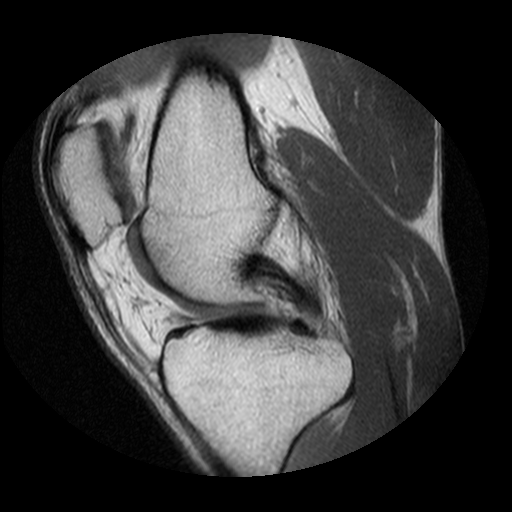
#> input picture images/knee1.bmp, 512 x 512 px, found by its file name
$ jupyter execute ImageStitching_SIFT.ipynb   (shell and % lines are left out)
#> lines starting #> are read from the running program, lines starting #| are printed output that depends on the picture; after the words box and inside, x2 and y2 are one past the last pixel; in counts of white or black regions, pixels touching at a corner belong together
[cell 1]
# Code source: https://github.com/scikit-image/skimage-demos/tree/master/pano
from skimage import io
import matplotlib.pyplot as plt
import numpy as np
# Only Opencv with version 3.4 support the SIFT fuction
from google.colab import drive
from google.colab.patches import cv2_imshow
import cv2
drive.mount('/content/drive')

[cell 2]
I0 = cv2.imread("/content/drive/My Drive/MM803/Assignment2/knee1.bmp")
#> I0 is the input picture: shape (512, 512, 3); min 0, max 255, mean 60.9
pano0 = cv2.cvtColor(I0,cv2.COLOR_BGR2GRAY)
I1 = cv2.imread("/content/drive/My Drive/MM803/Assignment2/knee2.bmp")
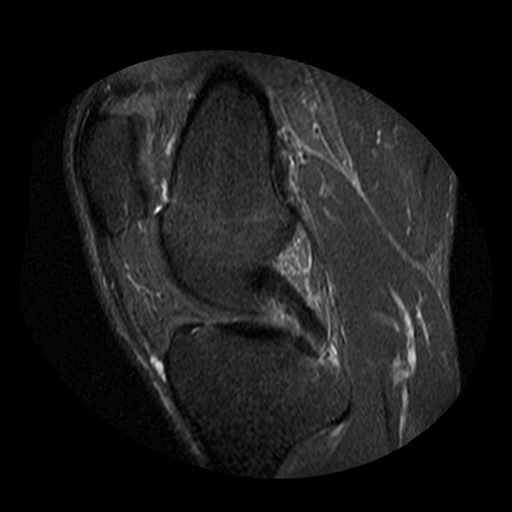
#> input picture images/knee2.bmp, 512 x 512 px, found by its file name
#> I1 is the input picture: shape (512, 512, 3); min 0, max 255, mean 25.6
pano1 = cv2.cvtColor(I1,cv2.COLOR_BGR2GRAY)

fig=plt.figure()
plt.subplot(121)
plt.imshow(I0,cmap="gray")
plt.title("Image 0")
plt.subplot(122)
plt.imshow(I1,cmap="gray")
plt.title("Image 1")
plt.show()

[cell 3]
# Using Scale Invariant Feature Transform (SIFT) to distinctive image features
sift = cv2.SIFT_create(400)

# Detect keypoints in pano0 using OpenCV sift detect function
kp0, descriptors0 = sift.detectAndCompute(pano0,None)
#> kp0 = 400 keypoints; strongest (x, y, size): (284, 85, 51.1), (249, 400, 87.6), (177, 333, 8.9), (196, 194, 169.1)

# Detect keypoints in pano1 using OpenCV sift detect function
kp1, descriptors1 = sift.detectAndCompute(pano1,None)
#> kp1 = 400 keypoints; strongest (x, y, size): (158, 209, 3.5), (159, 366, 6.3), (419, 315, 3.5), (412, 357, 6.7)

fig=plt.figure()
plt.subplot(121)
plt.imshow(cv2.drawKeypoints(pano0,kp0,None),cmap="gray")
plt.title("Image 0 keypoints")
plt.subplot(122)
plt.imshow(cv2.drawKeypoints(pano1,kp1,None),cmap="gray")
plt.title("Image 1 keypoints")
plt.show()
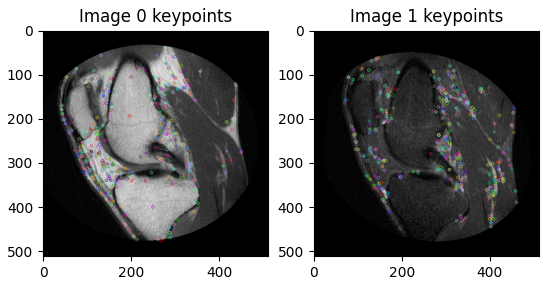
#> figure drawn by matplotlib, 2 panels

[cell 4]
from skimage.feature import match_descriptors

# Match descriptors between images
matches01 = match_descriptors(descriptors0, descriptors1, cross_check=True)
#> matches01 = 95 pairs, first value 10 to 399, second value 2 to 394

[cell 5]
# Restore the openCV style keypoints into a 2d array type keypoints
keypoints0 = []
a = 0
for i in kp0:
    keypoints0.append(list(kp0[a].pt)[::-1])
    a += 1
#> this loop made 400 passes
#> i on passes 1 to 3: keypoint at (253.2, 193.2), size 16.4, keypoint at (253.6, 265.6), size 22.4, keypoint at (253.6, 265.6), size 22.4
#> after the loop, a = 400; keypoints0 = 400 pairs, first value 39.22 to 476.8, second value 40.69 to 448.7

keypoints0 = np.array(keypoints0)

keypoints1 = []
b = 0
for j in kp1:
    keypoints1.append(list(kp1[b].pt)[::-1])
    b += 1
#> this loop made 400 passes
#> j on passes 1 to 3: keypoint at (458.2, 389.9), size 2.9, keypoint at (456.2, 364.5), size 2.8, keypoint at (452.5, 175.9), size 5.2
#> after the loop, b = 400; keypoints1 = 400 pairs, first value 62.13 to 445, second value 69.72 to 458.2

keypoints1 = np.array(keypoints1)

[cell 6]
from skimage.feature import plot_matches
fig, ax = plt.subplots(1, 1, figsize=(15, 12))

# Best match subset for pano0 -> pano1
plot_matches(ax, I0, I1, keypoints0, keypoints1, matches01)
#> (this line was passed over: skimage is not available in this run)
ax.axis('off')

[cell 7]
from skimage.transform import ProjectiveTransform
from skimage.measure import ransac

# Select keypoints from
#   * source (image to be registered): pano1
#   * target (reference image): pano0
src = keypoints1[matches01[:, 1]][:, ::-1]
#> src = 95 pairs, first value 69.72 to 452.5, second value 63.6 to 422.4
dst = keypoints0[matches01[:, 0]][:, ::-1]
#> dst = 95 pairs, first value 43.25 to 448.7, second value 56.36 to 476.8

# Decided the best parameter for this case with residual_threshold=5, and max_trials=1500
model_robust01, inliers01 = ransac((src, dst), ProjectiveTransform,
                                   min_samples=4, residual_threshold=5, max_trials=1500)

[cell 8]
print(model_robust01)
#| <ProjectiveTransform(matrix=
#|     [[ 9.65822376e-01,  1.03743072e-01, -4.08277498e+01],
#|      [-2.22401385e-01,  1.01255914e+00,  3.56091384e+01],
#|      [-1.52270996e-04,  5.03199672e-05,  1.00000000e+00]])>

[cell 9]
fig, ax = plt.subplots(1, 1, figsize=(15, 12))

# Best match subset for pano0 -> pano1
plot_matches(ax, I0, I1, keypoints0, keypoints1, matches01[inliers01])
#> (this line was passed over: skimage is not available in this run)

ax.axis('off')

[cell 10]
from skimage.transform import SimilarityTransform

# Shape registration target
r, c = pano0.shape[:2]
#> r = 512; c = 512

# Note that transformations take coordinates in (x, y) format,
# not (row, column), in order to be consistent with most literature
corners = np.array([[0, 0],
                    [0, r],
                    [c, 0],
                    [c, r]])
#> corners = [[0, 0], [0, 512], [512, 0], [512, 512]]

# Warp the image corners to their new positions
warped_corners01 = model_robust01(corners)
#> warped_corners01 = [[-40.83, 35.61], [11.98, 540.1], [492, -84.88], [534.7, 464.4]]

# Find the extents of both the reference image and the warped
# target image
all_corners = np.vstack((warped_corners01, corners))
#> all_corners = [[-40.83, 35.61], [11.98, 540.1], [492, -84.88], [534.7, 464.4], [0, 0], [0, 512], [512, 0], [512, 512]]

# The overally output shape will be max - min
corner_min = np.min(all_corners, axis=0)
#> corner_min = [-40.83, -84.88]
corner_max = np.max(all_corners, axis=0)
#> corner_max = [534.7, 540.1]
output_shape = (corner_max - corner_min)
#> output_shape = [575.5, 625]

# Ensure integer shape with np.ceil and dtype conversion
output_shape = np.ceil(output_shape[::-1]).astype(int)
#> output_shape = [626, 576]

[cell 11]
print(output_shape)
#| [626 576]

[cell 12]
from skimage.transform import warp

# This in-plane offset is the only necessary transformation for the middle image
offset1 = SimilarityTransform(translation= -corner_min)


# Warp pano1 to pano0 using 3rd order interpolation
transform01 = (model_robust01 + offset1).inverse
I1_warped = warp(I1, transform01, order=3,
                    output_shape=output_shape, cval=-1)

I1_mask = (I1_warped != -1)  # Mask == 1 inside image
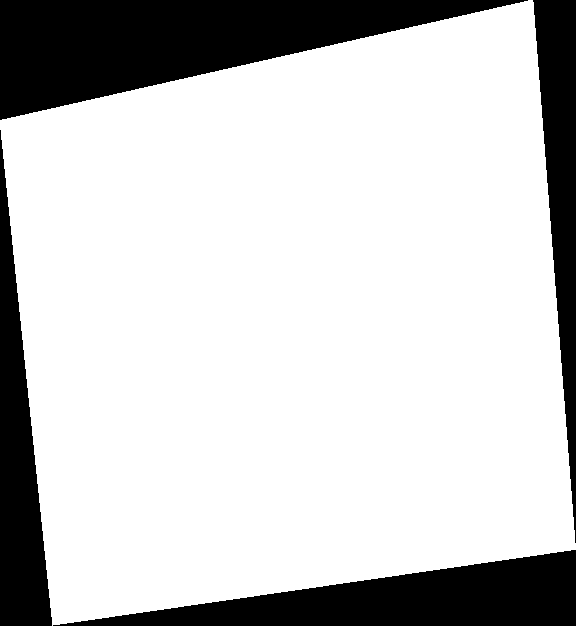
#> I1_mask: shape (626, 576, 3) bool; 78.7% white; 4 black regions, box (x1, y1, x2, y2) and area: (0, 0, 528, 120) 31852, (53, 550, 576, 626) 20048, (0, 130, 52, 626) 13111, (533, 0, 576, 543) 11724
I1_warped[~I1_mask] = 0      # Return background values to 0
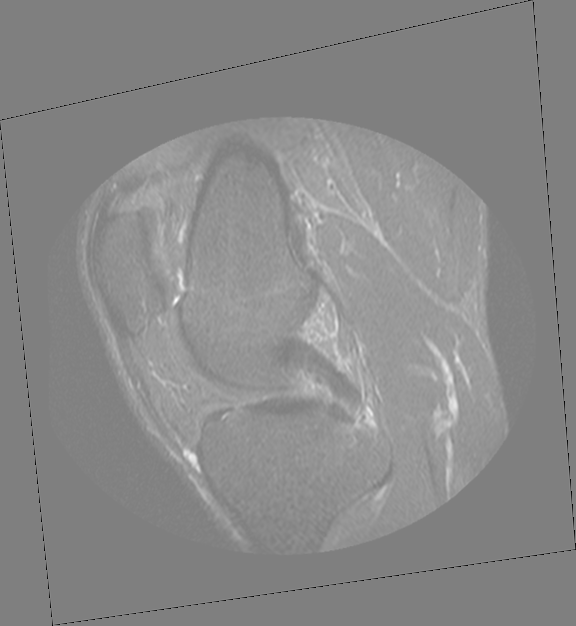
#> I1_warped: shape (626, 576, 3) float64; min -1, max 0.998, mean 0.0766; drawn with min black and max white


# Translate pano0 into place
I0_warped = warp(I0, offset1.inverse, order=3,
                    output_shape=output_shape, cval=-1)
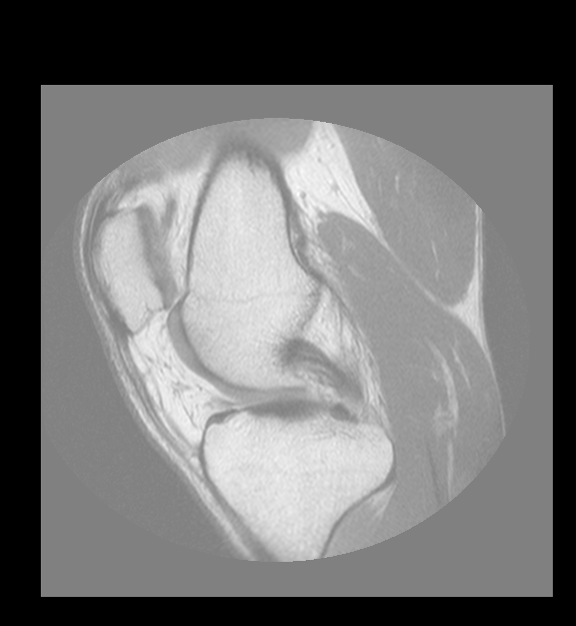
#> I0_warped: shape (626, 576, 3) float64; min -1, max 0.983, mean -0.0991; drawn with min black and max white

I0_mask = (I0_warped != -1)  # Mask == 1 inside image
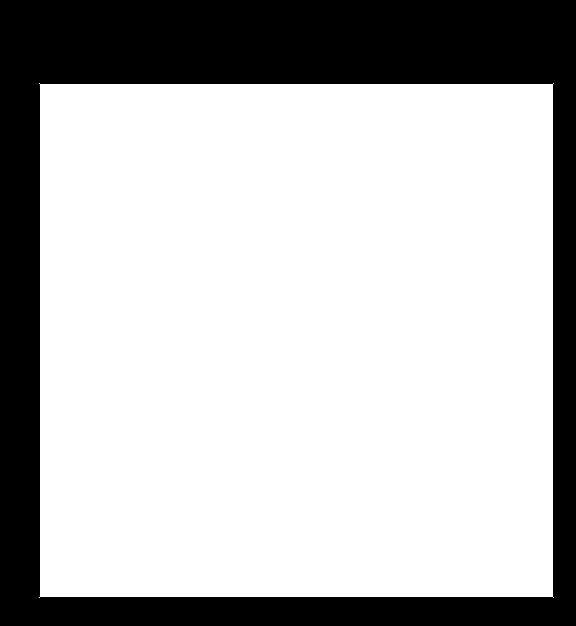
#> I0_mask: shape (626, 576, 3) bool; 73% white; 1 black region, box (x1, y1, x2, y2) and area: (0, 0, 576, 626) 97403
I0_warped[~I0_mask] = 0      # Return background values to 0

[cell 13]
print(I1_warped.shape)
#| (626, 576, 3)

[cell 14]
fig=plt.figure()
plt.subplot(121)
plt.imshow(I0,cmap="gray")
plt.title("Original Image 0")
plt.subplot(122)
plt.imshow(I1,cmap="gray")
plt.title("Original Image 1")
plt.show()

fig=plt.figure()
plt.subplot(121)
plt.imshow(I0_warped,cmap="gray")
plt.title("Warped Image 0")
plt.subplot(122)
plt.imshow(I1_warped,cmap="gray")
plt.title("Warped Image 1")
plt.show()
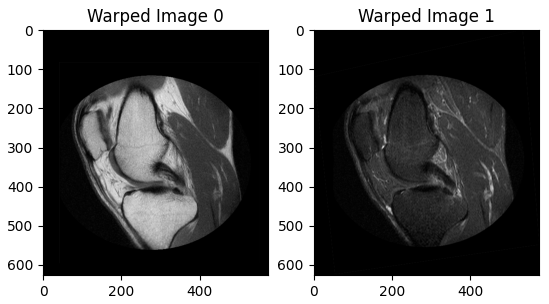
#> figure drawn by matplotlib, 2 panels

[cell 15]
# Add the images together. This could create dtype overflows!
# We know they are are floating point images after warping, so it's OK.
merged = (I0_warped + I1_warped)
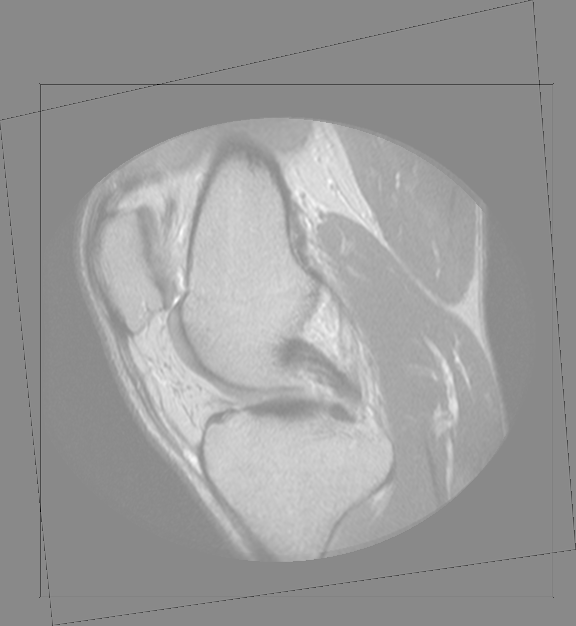
#> merged: shape (626, 576, 3) float64; min -1.88, max 1.61, mean 0.248; drawn with min black and max white

# Track the overlap by adding the masks together
overlap = (I0_mask * 1.0 +  # Multiply by 1.0 for bool -> float conversion
           I1_mask)
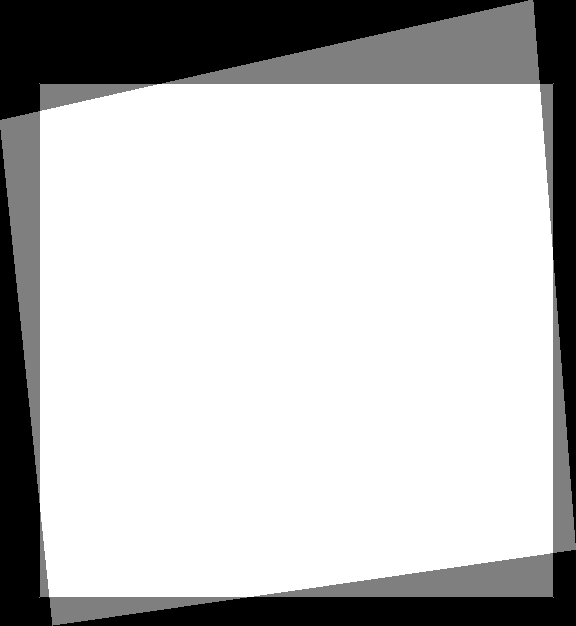
#> overlap: shape (626, 576, 3) float64; min 0, max 2, mean 1.52; drawn with min black and max white

# Normalize through division by `overlap` - but ensure the minimum is 1
normalized = merged / np.maximum(overlap, 1)

[cell 16]
fig, ax = plt.subplots(figsize=(5, 10))

ax.imshow(normalized,cmap="gray")

plt.tight_layout()
ax.axis('off');
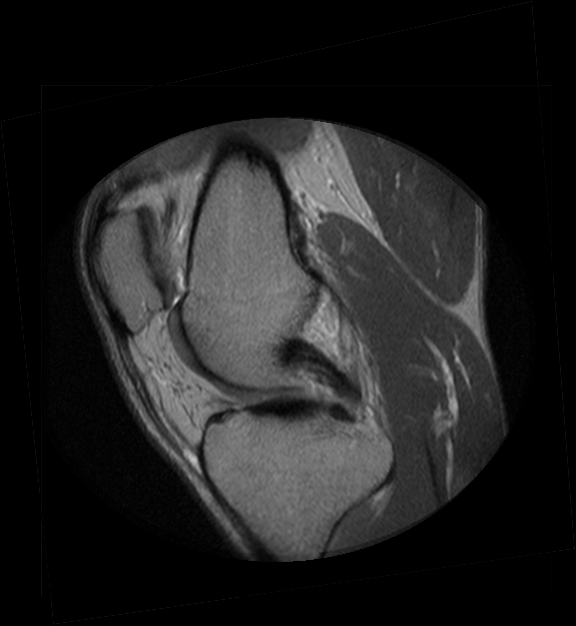
#> shown: shape (626, 576, 3) float64; min 0, max 0.803, mean 0.127
